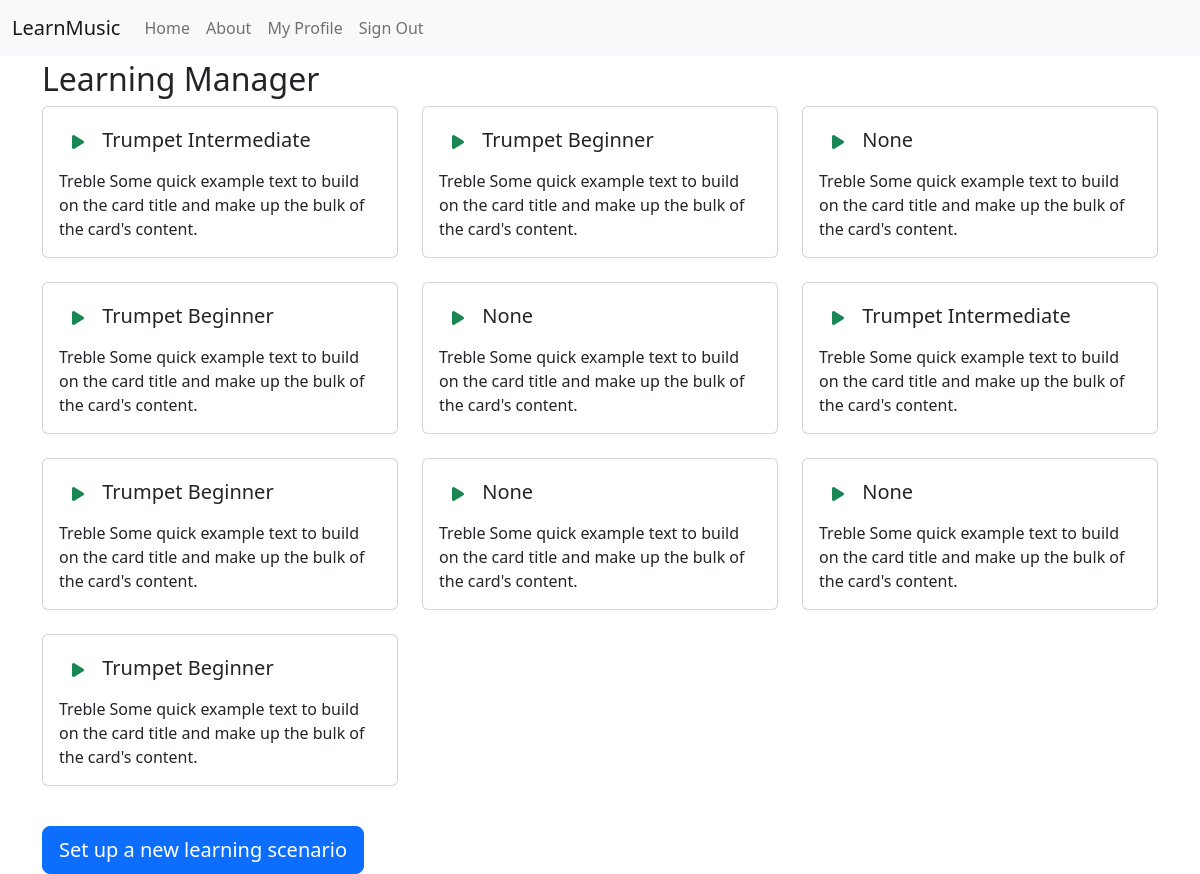
The page /notes/ (signed in) on the database its author committed.
### notes/models.py (models this page shows, shortened)
class LearningScenario(TimeStampedModel):
    user = models.ForeignKey(User, on_delete=models.CASCADE)
    instrument = models.CharField(max_length=64, null=True, blank=True)
    vocabulary = models.ManyToManyField(Note)
    clef = models.CharField(max_length=64, choices=ClefChoices.choices, default=ClefChoices.TREBLE)

### notes/views.py (the view)
# urls.py: path("", views.notes_home, name="notes-home"),
@login_required
def notes_home(request):
    context = {
        'learningscenarios': LearningScenario.objects.filter(user=request.user)
    }
    return render(request, 'notes/learn.html', context=context)

### learnmusic/users/context_processors.py (called while the page is built)
def allauth_settings(request):
    return {
        "ACCOUNT_ALLOW_REGISTRATION": settings.ACCOUNT_ALLOW_REGISTRATION,
    }

### notes/templates/notes/learn.html (shortened to what this page needs)
{% extends 'base.html' %}
{% block content %}
  <h2>Learning Manager</h2>
  <div class="row mb-3">
    {% for learningscenario in learningscenarios %}
      <div class="col-md-4">
        <div class="card mb-4">
          <div class="card-body">
            <h5 class="card-title">
              <a href='{% url 'practice' learningscenario_id=learningscenario.id %}' class="btn"
                 aria-label="Play the selected item">
                <i class="fas fa-play text-success"></i>
              </a>
              {{ learningscenario.instrument }}</h5>
            <p class="card-text">
              {{ learningscenario.clef }}
              Some quick example text to build on the card title and make up the bulk of the card's content.
            </p>
          </div>
        </div>
      </div>
    {% endfor %}
  </div>
  <a href="{% url 'new-learning-scenario' %}" class="btn btn-primary btn-lg">
    Set up a new learning scenario
  </a>
{% endblock content %}

### rows shown on the page
LearningScenario: instrument "Trumpet Intermediate", clef "Treble"
LearningScenario: instrument "Trumpet Beginner", clef "Treble"
LearningScenario: instrument "None", clef "Treble"
LearningScenario: instrument "Trumpet Beginner", clef "Treble"
LearningScenario: instrument "None", clef "Treble"
LearningScenario: instrument "Trumpet Intermediate", clef "Treble"
LearningScenario: instrument "Trumpet Beginner", clef "Treble"
LearningScenario: instrument "None", clef "Treble"
LearningScenario: instrument "None", clef "Treble"
LearningScenario: instrument "Trumpet Beginner", clef "Treble"
